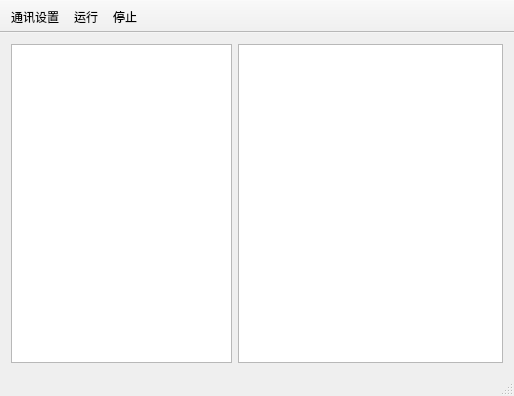
<?xml version="1.0" encoding="UTF-8"?>
<ui version="4.0">
 <class>MainWindow</class>
 <widget class="QMainWindow" name="MainWindow">
  <property name="geometry">
   <rect>
    <x>0</x>
    <y>0</y>
    <width>514</width>
    <height>396</height>
   </rect>
  </property>
  <property name="contextMenuPolicy">
   <enum>Qt::DefaultContextMenu</enum>
  </property>
  <property name="windowTitle">
   <string>ModbusTool V1.06</string>
  </property>
  <widget class="QWidget" name="centralWidget">
   <layout class="QHBoxLayout" name="horizontalLayout">
    <item>
     <widget class="QTreeView" name="treeView">
      <property name="maximumSize">
       <size>
        <width>221</width>
        <height>16777215</height>
       </size>
      </property>
     </widget>
    </item>
    <item>
     <widget class="QTableView" name="tableView"/>
    </item>
   </layout>
  </widget>
  <widget class="QMenuBar" name="menuBar">
   <property name="geometry">
    <rect>
     <x>0</x>
     <y>0</y>
     <width>514</width>
     <height>23</height>
    </rect>
   </property>
  </widget>
  <widget class="QToolBar" name="mainToolBar">
   <property name="movable">
    <bool>false</bool>
   </property>
   <attribute name="toolBarArea">
    <enum>TopToolBarArea</enum>
   </attribute>
   <attribute name="toolBarBreak">
    <bool>false</bool>
   </attribute>
   <addaction name="CommAction"/>
   <addaction name="RunAction"/>
   <addaction name="StopAction"/>
  </widget>
  <widget class="QStatusBar" name="statusBar">
   <property name="sizePolicy">
    <sizepolicy hsizetype="Preferred" vsizetype="Preferred">
     <horstretch>0</horstretch>
     <verstretch>0</verstretch>
    </sizepolicy>
   </property>
  </widget>
  <action name="CommAction">
   <property name="text">
    <string>通讯设置</string>
   </property>
  </action>
  <action name="RunAction">
   <property name="text">
    <string>运行</string>
   </property>
  </action>
  <action name="StopAction">
   <property name="text">
    <string>停止</string>
   </property>
  </action>
 </widget>
 <layoutdefault spacing="6" margin="11"/>
 <resources/>
 <connections/>
</ui>
